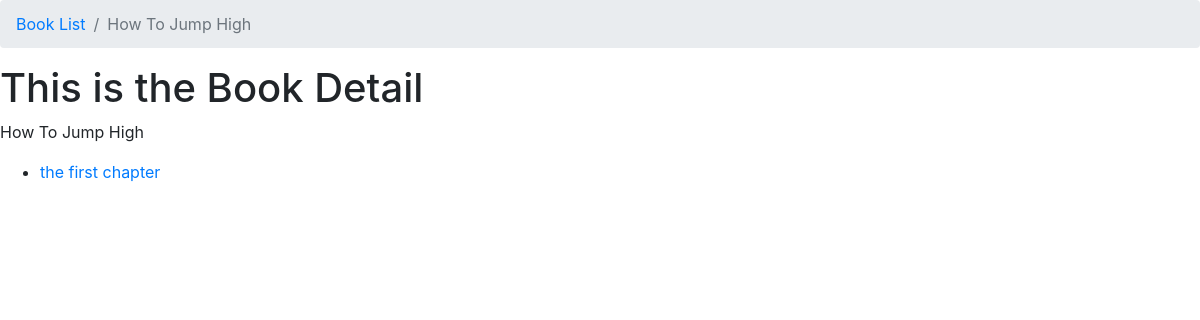
Page /htjp/ on the earlier database version.
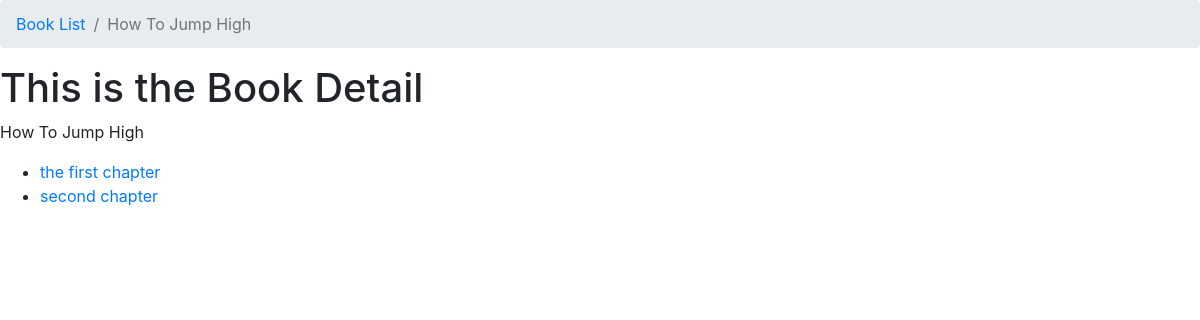
Same page on the later database version.
### books/models.py (models this page shows, shortened)
class Book(models.Model):
    author = models.ManyToManyField(Author)
    title = models.CharField( max_length=100)
    publication_date= models.DateTimeField()
    isbn = models.CharField( max_length=16)
    slug = models.SlugField()
    cover = models.ImageField()
    price = models.FloatField()
    def __str__(self):
        return self.title

class Chapter(models.Model):
    book = models.ForeignKey(Book, on_delete=models.CASCADE)
    chapter_number = models.IntegerField()
    title = models.CharField( max_length=100)
    def get_absolute_url(self):
        return reverse("books:chapter-detail", kwargs={
            "book_slug": self.book.slug,
            "chapter_number": self.chapter_number})

### books/views.py (the view)
# urls.py: path('<slug>/', book_detail,name="book-detail"),
def book_detail(request,slug):
    book = get_object_or_404(Book,slug=slug)
    context ={
        'book':book
    }
    return render(request,"book_detail.html",context)

### templates/book_detail.html
{% extends "base.html" %}
{% block breadcrumb %}
<li class="breadcrumb-item " aria-current="page"><a href="{% url 'books:book-list' %}">Book List</a></li>
<li class="breadcrumb-item active" aria-current="page">{{book.title}}</li>
{% endblock breadcrumb %}
{% block content %}
<h1> This is the Book Detail</h1>
<p>{{book}}</p>
<ul>
{% for chapter in book.chapter_set.all %}
 <li><a href="{{chapter.get_absolute_url }}">{{chapter.title}} </a></li>
{% endfor %}
</ul>
{% endblock content %}

### templates/base.html (shortened to what this page needs)
<!DOCTYPE html>
<html lang="en">
<head>
    <link rel="stylesheet" href="https://stackpath.bootstrapcdn.com/bootstrap/4.3.1/css/bootstrap.min.css">
</head>
<body>
<nav aria-label="breadcrumb">
  <ol class="breadcrumb">
{% block breadcrumb %}
{% endblock breadcrumb %}
</ol>
</nav>
{% block content %}
{% endblock content %}
</body>
</html>

Differences in the rows shown:
added Chapter: title "second chapter"
